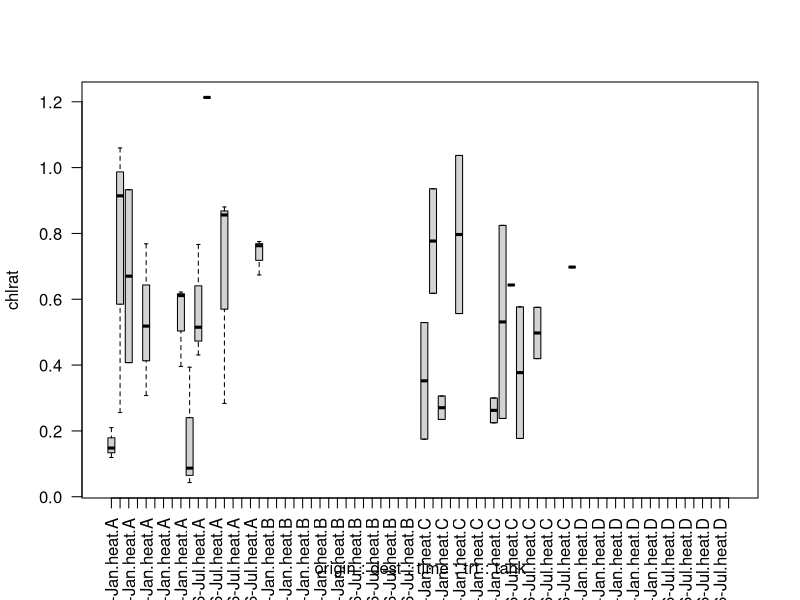

Generate this figure with R: (Note: this script raises an error after producing the figure.)
setwd("~/Documents/Dissertation/Writing/manuscripts/Ch1/data/chl")
library(stats)
library(Hmisc)
library(MASS)
library(grid)
library(gridBase)
library(multcomp)
library(lsmeans)
library(nlme)


#read in file
chl<-read.csv("AS_chl_edited.csv", header=T)
#set factor levels
chl$origin=factor(chl$origin,levels=unique(chl$origin))
chl$tank=factor(chl$tank,levels=unique(chl$tank))
chl$dest=factor(chl$dest,levels=unique(chl$dest))
chl$origin_dest=factor(chl$origin_dest,levels(chl$origin_dest)[c(1,2,4,3,5)])
chl$origin_dest=factor(chl$origin_dest,levels=unique(chl$origin_dest))
summary(chl)
#interaction term for post hoc pairwise comparisons
chl$grtime<-interaction(chl$time,chl$origin_dest)
chl$colony=factor(chl$colony,levels=unique(chl$colony))
chl$grtrt<-interaction(chl$origin_dest,chl$trt)
chl$timetrt<-interaction(chl$time,chl$trt)
chl$colony<-paste0(chl$colony,chl$origin)
chl$ortime<-interaction(chl$time,chl$origin)
chl$all<-interaction(chl$time,chl$origin,chl$dest,chl$trt)
summary(chl)

#########Porites############
#making two data frames for ea species
por<-chl[chl$species=='por',]
porheat<-por[por$trt=="heat",]
porcont<-por[por$trt=="cont",]
#calculate total chl retained after heat stress
porheat$chlrat<-(1-(porcont$totalchl-porheat$totalchl)/porcont$totalchl)
summary(porheat)

###chlratio###
#looking for outliers
boxplot(chlrat ~ origin + dest + time + trt + tank, data=porheat, las=2)
#shapiro
aggregate(chlrat ~ time + origin_dest + trt +tank, data=porheat, FUN=function(x) shapiro.test(x)$p.value)
#bartlett HOV
for(i in c("Jan-16","Jul-16")){
	print(paste0("time",i))
	print(bartlett.test(chlrat ~ origin_dest, data=porheat[porheat$time==i,]))
}
##check homoscedascitity by plotting residuals against fitted values
resid<-lm(chlrat~origin*dest*time, data=porheat)
plot(resid,which=1) #want random scatter; no apparent trendline
summary(resid)
qqPlot(resid,data=por,na.action=na.exclude,envelope=0.95,xlab="Theoretical Quantiles",ylab="Observed Quantiles") #try a transform if data are non-normal

###repeated measures aov -> this is the same syntax for including colony as a source of error, would replace with time if running rm
chlrat.aov<-aov(chlrat ~ time*origin*dest + Error(tank), data=porheat)
summary(chlrat.aov)
#Tukeys
#testing origin effect
model <- lme(totalchl ~ origin, random = ~ 1 | tank, porheat, na.action=na.exclude)
summary(glht(model, linfct=mcp(origin="Tukey")), test = adjusted(type = "bonferroni"))
#time*origin
model <- lme(chlrat ~ ortime, random = ~ 1 | colony, porheat, na.action=na.exclude)
summary(glht(model, linfct=mcp(ortime="Tukey")), test = adjusted(type = "bonferroni"))

#testing grouped origin_dest effect
chlrat.aov<-aov(chlrat ~ time*origin_dest + Error(tank), data=porheat)
summary(chlrat.aov)
#Tukeys
#origin_dest
model <- lme(chlrat ~ origin_dest, random = ~ 1 | tank, porheat, na.action=na.exclude)
summary(glht(model, linfct=mcp(origin_dest="Tukey")), test = adjusted(type = "bonferroni"))
#origin_dest*time
model <- lme(chlrat ~ grtime, random = ~ 1 | tank, porheat, na.action=na.exclude)
summary(glht(model, linfct=mcp(grtime="Tukey")), test = adjusted(type = "bonferroni"))

##########total chl including trt effect#######
#shapiro
aggregate(totalchl ~ time + origin + dest + trt +tank, data=por, FUN=function(x) shapiro.test(x)$p.value)
#bartletts HOV
for(i in c("Jan-16","Jul-16")){
	print(paste0("time",i))
 	print(bartlett.test(totalchl ~ all, data=por[por$time==i,]))
}

#aov
totchl.aov<-aov(totalchl ~ time*origin*dest*trt + Error(tank), data=por)
summary(totchl.aov)
#Tukeys
#origin
model <- lme(totalchl ~ origin, random = ~ 1 | colony, por, na.action=na.exclude)
summary(glht(model, linfct=mcp(origin="Tukey")), test = adjusted(type = "bonferroni"))
#testing time effect
model <- lme(totalchl ~ time, random = ~ 1 | colony, por, na.action=na.exclude)
summary(glht(model, linfct=mcp(time="Tukey")), test = adjusted(type = "bonferroni"))
#testing trt effect
model <- lme(totalchl ~ trt, random = ~ 1 | colony, por, na.action=na.exclude)
summary(glht(model, linfct=mcp(trt="Tukey")), test = adjusted(type = "bonferroni"))
#testing dest effect
model <- lme(totalchl ~ dest, random = ~ 1 | colony, por, na.action=na.exclude)
summary(glht(model, linfct=mcp(dest="Tukey")), test = adjusted(type = "bonferroni"))

#testing grouped origin_dest effect
totchl.aov<-aov(totalchl ~ time*origin_dest*trt + Error(tank), data=por)
summary(totchl.aov)
#grtime
model <- lme(totalchl ~ grtime, random = ~ 1 | tank, por, na.action=na.exclude)
summary(glht(model, linfct=mcp(grtime="Tukey")), test = adjusted(type = "bonferroni"))
model <- lme(totalchl ~ timetrt, random = ~ 1 | tank, por, na.action=na.exclude)
summary(glht(model, linfct=mcp(timetrt="Tukey")), test = adjusted(type = "bonferroni"))
#dest
model <- lme(totalchl ~ origin_dest, random = ~ 1 | tank, por, na.action=na.exclude)
summary(glht(model, linfct=mcp(origin_dest="Tukey")), test = adjusted(type = "bonferroni"))
model <- lme(totalchl ~ time, random = ~ 1 | tank, por, na.action=na.exclude)
summary(glht(model, linfct=mcp(time="Tukey")), test = adjusted(type = "bonferroni"))
#grtime
model <- lme(totalchl ~ all, random = ~ 1 | tank, por, na.action=na.exclude)
summary(glht(model, linfct=mcp(all="Tukey")), test = adjusted(type = "bonferroni"))

chl.model2 <- lmer(totalchl ~ origin_dest_trt *time + (1|tank), data = chl)
anova(chl.model2)
# comparing between reef sites within each time treatment
chl.emms.reef <- emmeans(chl.model2, pairwise ~ time|origin_dest_trt, weights = "proportional", adjust="none")
summary(chl.emms.reef$emmeans)
names(chl)
# P.value adjustment of the Bonferroni
rbind(chl.emms.reef$contrasts, adjust="bonferroni")

#####total chl of heat trt samples only#######
#shapiro
aggregate(totalchl ~ time + origin+dest, data=porheat, FUN=function(x) shapiro.test(x)$p.value)
#bartletts HOV
for(i in c("Jan-16","Jul-16")){
 	print(paste0("time",i))
	print(bartlett.test(totalchl ~ origin_dest, data=porheat[porheat$time==i,]))
}

###repeated measures aov 
totchl.aov<-aov(totalchl ~ time*origin*dest + Error(colony), data=porheat)
summary(totchl.aov)
#origin 
model <- lme(totalchl ~ time, random = ~ 1 | colony, porheat, na.action=na.exclude)
summary(glht(model, linfct=mcp(time="Tukey")), test = adjusted(type = "bonferroni"))

#testing grouped origin_dest effect
totchl.aov<-aov(totalchl ~ time*origin_dest + Error(colony), data=porheat)
summary(totchl.aov)
#Tukeys
#origin_dest
model <- lme(totalchl ~ origin_dest, random = ~ 1 | colony, porheat, na.action=na.exclude)
summary(glht(model, linfct=mcp(origin_dest="Tukey")), test = adjusted(type = "bonferroni"))
#time
model <- lme(totalchl ~ time, random = ~ 1 | colony, porheat, na.action=na.exclude)
summary(glht(model, linfct=mcp(time="Tukey")), test = adjusted(type = "bonferroni"))

#########Goniastrea############
gon<-chl[chl$species=='gon',]
gonheat<-gon[gon$trt=="heat",]
goncont<-gon[gon$trt=="cont",]
#calculate total chl retained
gonheat$chlrat<-(1-(goncont$totalchl-gonheat$totalchl)/goncont$totalchl)
head(gonheat)

#looking for outliers
boxplot(totalchl ~ origin_dest + time, data=gonheat, las=2)
#make residuals from linear model
resid<-lm(chlrat~origin*dest*time, data=gonheat)
plot(resid,which=1) #want random scatter; no apparent trendline
qqPlot(resid,data=porheat,na.action=na.exclude,envelope=0.95,xlab="Theoretical Quantiles",ylab="Observed Quantiles") #try a transform if data are non-normal
#shapiro
aggregate(chlrat ~ time + origin + dest, data=gonheat, FUN=function(x) shapiro.test(x)$p.value)
#barletts HOV
for(i in c("Jan-16","Jul-16")){
	print(paste0("time",i))
	print(bartlett.test(chlrat ~ origin_dest, data=gonheat[gonheat$time==i,]))
}

###repeated measures aov 
###FIRST KEEP ORI AND DEST SEPARATE###
chlrat.aov<-aov(chlrat ~ time*origin*dest + Error(colony), data=gonheat)
summary(chlrat.aov)

#grouped origin_dest
chlrat.aov<-aov(chlrat ~ time*origin_dest + Error(colony), data=gonheat)
summary(chlrat.aov)
#Tukeys
#time 
model <- lme(chlrat ~ time, random = ~ 1 | colony, gonheat, na.action=na.exclude)
summary(glht(model, linfct=mcp(time="Tukey")), test = adjusted(type = "bonferroni"))
#origin_dest*time
model <- lme(chlrat ~ grtime, random = ~ 1 | colony, gonheat, na.action=na.exclude,contrasts=gonheat$grtime)
summary(glht(model, linfct=mcp(grtime="Tukey")), test = adjusted(type = "bonferroni"))

###total chl###
#shapiro
aggregate(totalchl ~ time + origin + dest + trt, data=gon, FUN=function(x) shapiro.test(x)$p.value)
#bartletts HOV
for(i in c("Jan-16","Jul-16")){
	print(paste0("time",i))
	print(bartlett.test(totalchl ~ origin_dest, data=gon[gon$time==i,]))
}

#repeated measures aov with grouped origin_dest
totchl.aov<-aov(totalchl ~ time*origin_dest*trt + Error(colony), data=gon)
summary(totchl.aov)
#Tukeys
#time 
model <- lme(totalchl ~ time, random = ~ 1 | colony, gon, na.action=na.exclude)
summary(glht(model, linfct=mcp(time="Tukey")), test = adjusted(type = "bonferroni"))
#time*trt
model <- lme(totalchl ~ timetrt, random = ~ 1 | colony, gon, na.action=na.exclude)
summary(glht(model, linfct=mcp(timetrt="Tukey")), test = adjusted(type = "bonferroni"))
#grouped
model <- lme(totalchl ~ time_origin_dest_trt, random = ~ 1 | colony, gon, na.action=na.exclude)
summary(glht(model, linfct=mcp(time_origin_dest_trt="Tukey")), test = adjusted(type = "bonferroni"))
#trt
model <- lme(totalchl ~ trt, random = ~ 1 | colony, gon, na.action=na.exclude)
summary(glht(model, linfct=mcp(trt="Tukey")), test = adjusted(type = "bonferroni"))


###total chl with heat treated samples only###
summary(gonheat)
#shapiro
aggregate(totalchl ~ time + origin + dest, data=gonheat, FUN=function(x) shapiro.test(x)$p.value)
#bartletts HOV
for(i in c("Jan-16","Jul-16")){
	print(paste0("time",i))
	print(bartlett.test(totalchl ~ origin_dest, data=gonheat[gonheat$time==i,]))
}

#aov of grouped origin_dest
totchl.aov<-aov(totalchl ~ time*origin_dest + Error(colony), data=gonheat)
summary(totchl.aov)
#time 
model <- lme(chl ~ time, random = ~ 1 | colony, gonheat, na.action=na.exclude)
summary(glht(model, linfct=mcp(time="Tukey")), test = adjusted(type = "bonferroni"))
#origin_dest*time
model <- lme(totalchl ~ grtime, random = ~ 1 | colony, gonheat, na.action=na.exclude)
summary(glht(model, linfct=mcp(grtime="Tukey")), test = adjusted(type = "bonferroni"))


##############plotting################## 
#Interaction plot using ggplot
#POR#
sum=Summarize(totalchl~grtrt+time, data=por, digits=3)
sum$se = sum$sd / sqrt(sum$n)
sum$se = signif(sum$se, digits=3)
sum$Origin<-factor(c("HV","MV","LV","MV","LV","HV","MV","LV","MV","LV","HV","MV","LV","MV","LV","HV","MV","LV","MV","LV"))
sum$dest<-factor(c("HV","HV","HV","MV","LV","HV","HV","HV","MV","LV","HV","HV","HV","MV","LV","HV","HV","HV","MV","LV"))
sum$Origin=factor(sum$Origin,levels=unique(sum$Origin))
sum$dest=factor(sum$dest,levels=unique(sum$dest))
sum$time=factor(sum$time,levels=unique(sum$time))
sum$trt=factor(c("cont","cont","cont","cont","cont","heat","heat","heat","heat","heat","cont","cont","cont","cont","cont","heat","heat","heat","heat","heat"))
sum$trt=factor(sum$trt,levels=unique(sum$trt))
sum


#poster figure
pd=position_dodge(.75)
plot.chl<-ggplot(sum,aes(x=dest,y=mean,color=trt)) + 
  geom_point(aes(shape=Origin),size=4,position=pd) + 
  geom_errorbar(aes(ymin=mean - se,ymax=mean + se), width=.2,position=pd) + 
  facet_wrap(~time) +
  theme_bw() + 																		
  theme(plot.margin=margin(0.5,0.5,0.5,0.5,'cm'), panel.grid.minor=element_blank()) + 
  scale_color_manual(values = c('gray','black'), name = "Treatment") +
  coord_cartesian(xlim=c(0.5,3.25), ylim=c(0,14), expand=F) + 
  ylab("Total Chlorophyll (pg cm-2)\n after Acute Heat Stress") + 
  xlab("Transplant Site")
save_plot("20200209_por_chlse.pdf", plot.chl,
          base_aspect_ratio = 1.3)

pdf(file="no2015por-chlretention-sdev-panel-siteshapes.pdf")
pd=position_dodge(.75)
ggplot(sum,aes(x=dest,y=mean,color=Origin)) + 
	geom_point(aes(shape=Origin),size=4,position=pd) + 
	geom_errorbar(aes(ymin=mean - sd,ymax=mean + sd), width=0.2,position=pd) + 
	facet_wrap(~time) +
	theme_bw() + 
	theme(plot.margin=margin(0.5,0.5,0.5,0.5,'cm'), panel.grid.minor=element_blank()) +
	scale_colour_manual(values=c("red","gold","blue")) +
	coord_cartesian(xlim=c(0.5,3.25), ylim=c(0,1.5), expand=F) + 
	ylab("Proportion of Total Chlorophyll Retained (pg cm-2) after Acute Heat Stress") + 
	xlab("Transplant Site")
dev.off()


#GON#
sum=Summarize(totalchl~grtrt+time, data=gon, digits=3)
sum$se = sum$sd / sqrt(sum$n)
sum$se = signif(sum$se, digits=3)
sum$Origin<-factor(c("HV","MV","LV","MV","HV","MV","LV","MV","HV","MV","LV","MV","LV","HV","MV","LV","MV","LV"))
sum$dest<-factor(c("HV","HV","HV","MV","HV","HV","HV","MV","HV","HV","HV","MV","LV","HV","HV","HV","MV","LV"))
sum$Origin=factor(sum$Origin,levels=unique(sum$Origin))
sum$dest=factor(sum$dest,levels=unique(sum$dest))
sum$time=factor(sum$time,levels=unique(sum$time))
sum$trt=factor(c("cont","cont","cont","cont","heat","heat","heat","heat","cont","cont","cont","cont","cont","heat","heat","heat","heat","heat"))
sum$trt=factor(sum$trt,levels=unique(sum$trt))
sum

pdf(file="no2015gon-chlretention-sdev-panel.pdf")
pd=position_dodge(.75)
ggplot(sum,aes(x=dest,y=mean,color=Origin)) + 											geom_point(shape=15,size=4,position=pd) +
	geom_errorbar(aes(ymin=mean-sd,ymax=mean+sd),width=0.2,position=pd) + 	
	facet_wrap(~time) +
	theme_bw() + 																		theme(plot.margin=margin(0.5,0.5,0.5,0.5,'cm'), panel.grid.minor=element_blank()) + 	scale_colour_manual(values=c("red","gold","blue")) + 						coord_cartesian(xlim=c(0.5,3.25), ylim=c(0,1.5), expand=F) + 
	ylab("Proportion of Total Chlorophyll Retained (pg cm-2) after Acute Heat Stress") + 
	xlab("Transplant Site")
dev.off()

#poster figure
pd=position_dodge(.75)
plot.pam<-ggplot(sum,aes(x=dest,y=mean,color=Origin)) + 
	geom_point(aes(shape=Origin),size=4,position=pd) + 
	geom_errorbar(aes(ymin=mean - sd,ymax=mean + sd), width=.2,position=pd) + 
	facet_wrap(~Time) +
	theme_bw() + 																		
	theme(plot.margin=margin(0.5,0.5,0.5,0.5,'cm'), panel.grid.minor=element_blank()) + 	scale_colour_manual(values=c("red","gold","blue")) + 						
	coord_cartesian(xlim=c(0.5,3.25), ylim=c(0,1.5), expand=F) + 
	ylab("Proportion of Total Chlorophyll Retained (pg cm-2) after Acute Heat Stress") + 
	xlab("Transplant Site")
save_plot("20181220_gon_chl_poster.pdf", plot.pam,
          base_aspect_ratio = 1.3)

plot.chl<-ggplot(sum,aes(x=dest,y=mean,color=trt)) + 
  geom_point(aes(shape=Origin),size=4,position=pd) + 
  geom_errorbar(aes(ymin=mean - se,ymax=mean + se), width=.2,position=pd) + 
  facet_wrap(~time) +
  theme_bw() + 																		
  theme(plot.margin=margin(0.5,0.5,0.5,0.5,'cm'), panel.grid.minor=element_blank()) + 
  scale_color_manual(values = c('gray','black'), name = "Treatment") +
  coord_cartesian(xlim=c(0.5,3.25), ylim=c(0,14), expand=F) + 
  ylab("Total Chlorophyll (pg cm-2)\n after Acute Heat Stress") + 
  xlab("Transplant Site")
save_plot("20200209_gon_chlse.pdf", plot.chl,
          base_aspect_ratio = 1.3)
